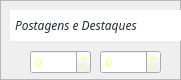
      <widget class="QFrame" name="frame_21">
       <property name="geometry">
        <rect>
         <x>290</x>
         <y>230</y>
         <width>181</width>
         <height>80</height>
        </rect>
       </property>
       <property name="frameShape">
        <enum>QFrame::StyledPanel</enum>
       </property>
       <property name="frameShadow">
        <enum>QFrame::Raised</enum>
       </property>
       <widget class="QSpinBox" name="spinDestaq_2">
        <property name="geometry">
         <rect>
          <x>100</x>
          <y>50</y>
          <width>61</width>
          <height>24</height>
         </rect>
        </property>
        <property name="font">
         <font>
          <family>Cocogoose Pro</family>
          <pointsize>9</pointsize>
          <italic>true</italic>
         </font>
        </property>
        <property name="styleSheet">
         <string notr="true">color: rgb(255, 255, 100);</string>
        </property>
        <property name="maximum">
         <number>20</number>
        </property>
       </widget>
       <widget class="QLabel" name="label_22">
        <property name="geometry">
         <rect>
          <x>10</x>
          <y>10</y>
          <width>171</width>
          <height>31</height>
         </rect>
        </property>
        <property name="font">
         <font>
          <family>Cocogoose Pro</family>
          <pointsize>9</pointsize>
          <italic>true</italic>
         </font>
        </property>
        <property name="styleSheet">
         <string notr="true">color: rgb(35,45,55);
background-color: rgb(255, 255, 255);</string>
        </property>
        <property name="text">
         <string>Postagens e Destaques</string>
        </property>
        <property name="indent">
         <number>5</number>
        </property>
       </widget>
       <widget class="QSpinBox" name="spinPost_2">
        <property name="geometry">
         <rect>
          <x>30</x>
          <y>50</y>
          <width>61</width>
          <height>24</height>
         </rect>
        </property>
        <property name="font">
         <font>
          <family>Cocogoose Pro</family>
          <pointsize>9</pointsize>
          <italic>true</italic>
         </font>
        </property>
        <property name="styleSheet">
         <string notr="true">color: rgb(255, 255, 100);</string>
        </property>
       </widget>
      </widget>
